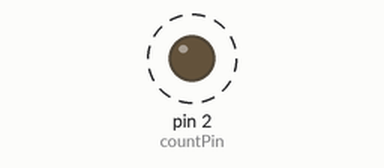
Simulated run of this sketch. Board: Arduino Nano, built with avr-gcc and run on an emulated ATmega328P. Parts: output pins drawn as LEDs (lit = HIGH). Dashed ring = blinking. Pins used as bus, display or sensor lines are not drawn.

Above: at 0.5 s.
Timing chart, 0 to 3.0 s (numbered marks = the images above):
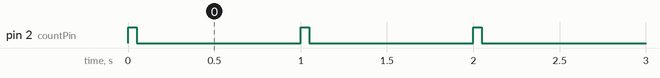

The sketch:

21_decimal_counter.ino
```cpp
int countPin = 2;
int resetPin = 3;

void setup() {
  // put your setup code here, to run once:
pinMode(countPin, OUTPUT);
pinMode(resetPin, OUTPUT);
}

void loop() {
  for (int i = 1; i <= 9; i++) {
    digitalWrite(countPin, 1);
    delay(50);
    digitalWrite(countPin, 0);
    delay(950);
    }
    digitalWrite(resetPin, 1);
    delay(50);
    digitalWrite(resetPin, 0);
}
```

Measured:
- by itself, pin 2 (countPin): alternates HIGH for 0.05 s and LOW for 0.95 s
